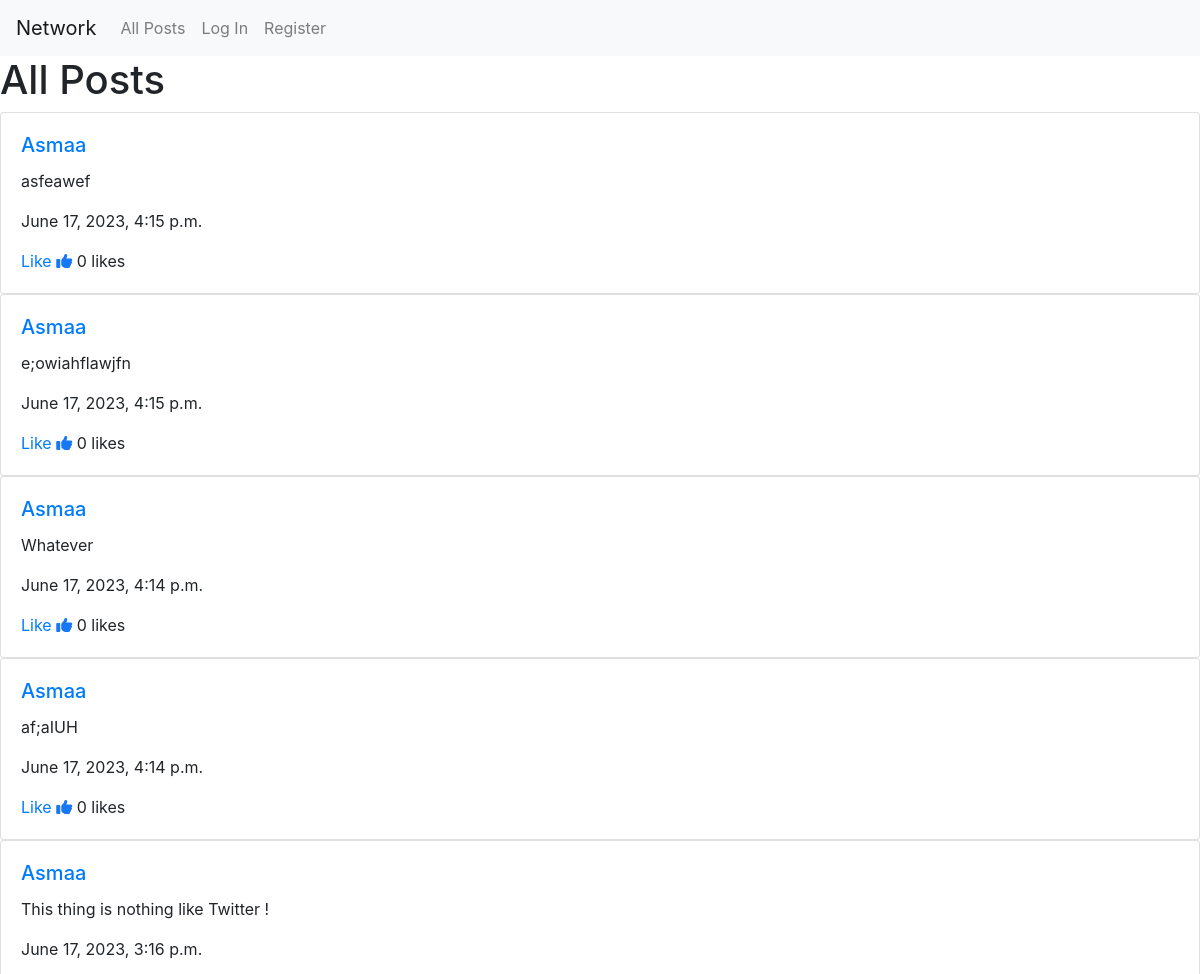
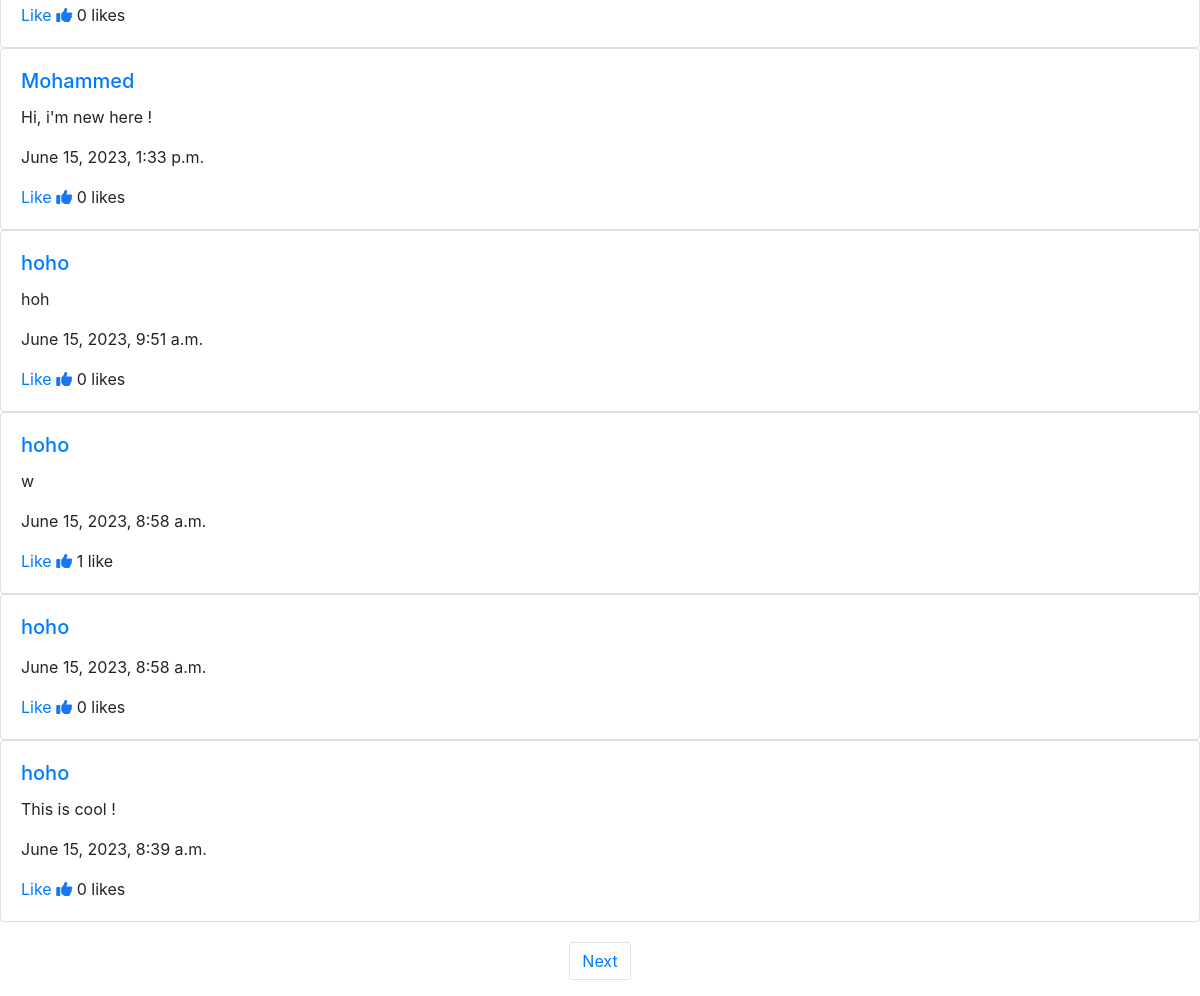
Before: / with the older database file (2 pictures, top to bottom).
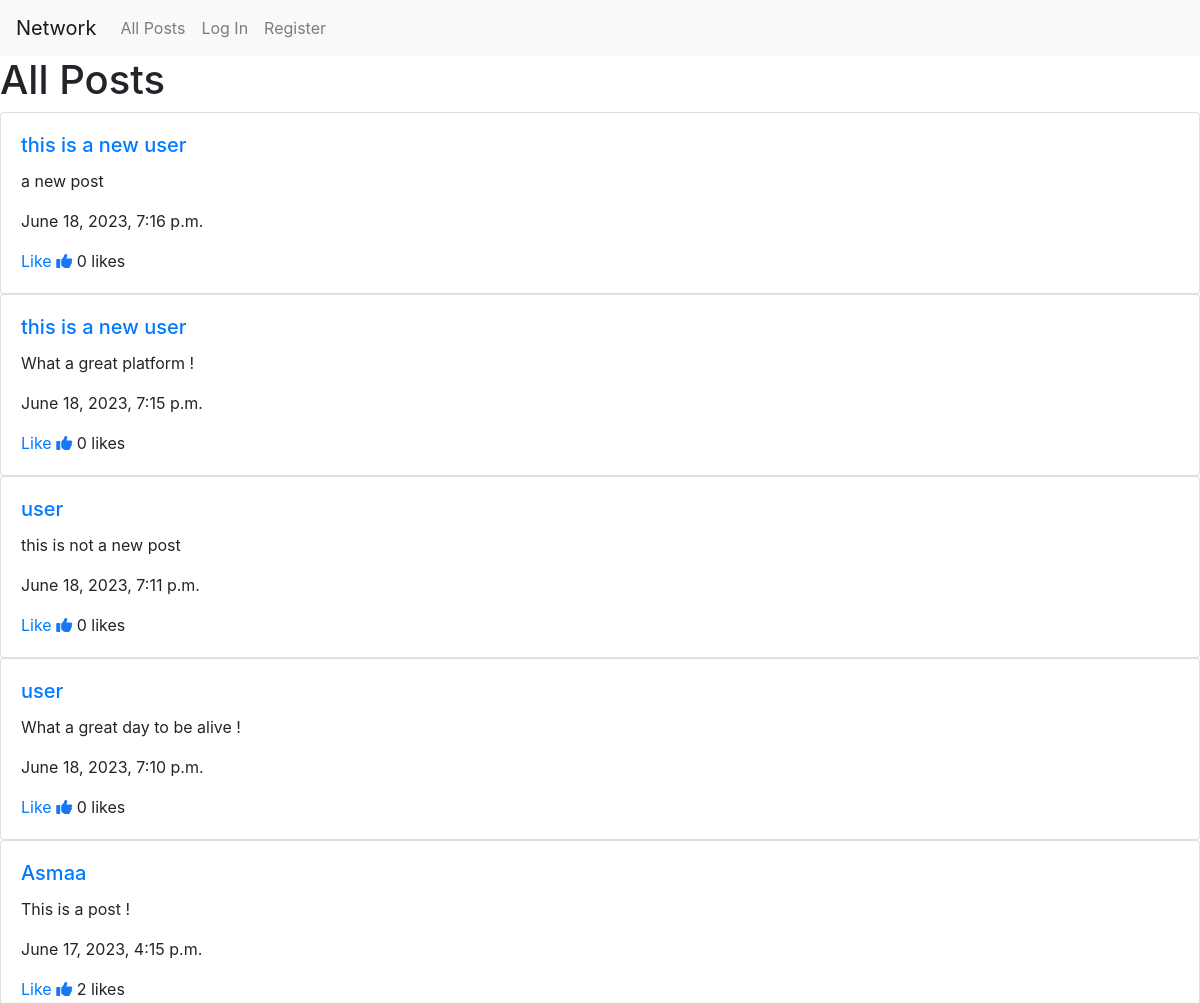
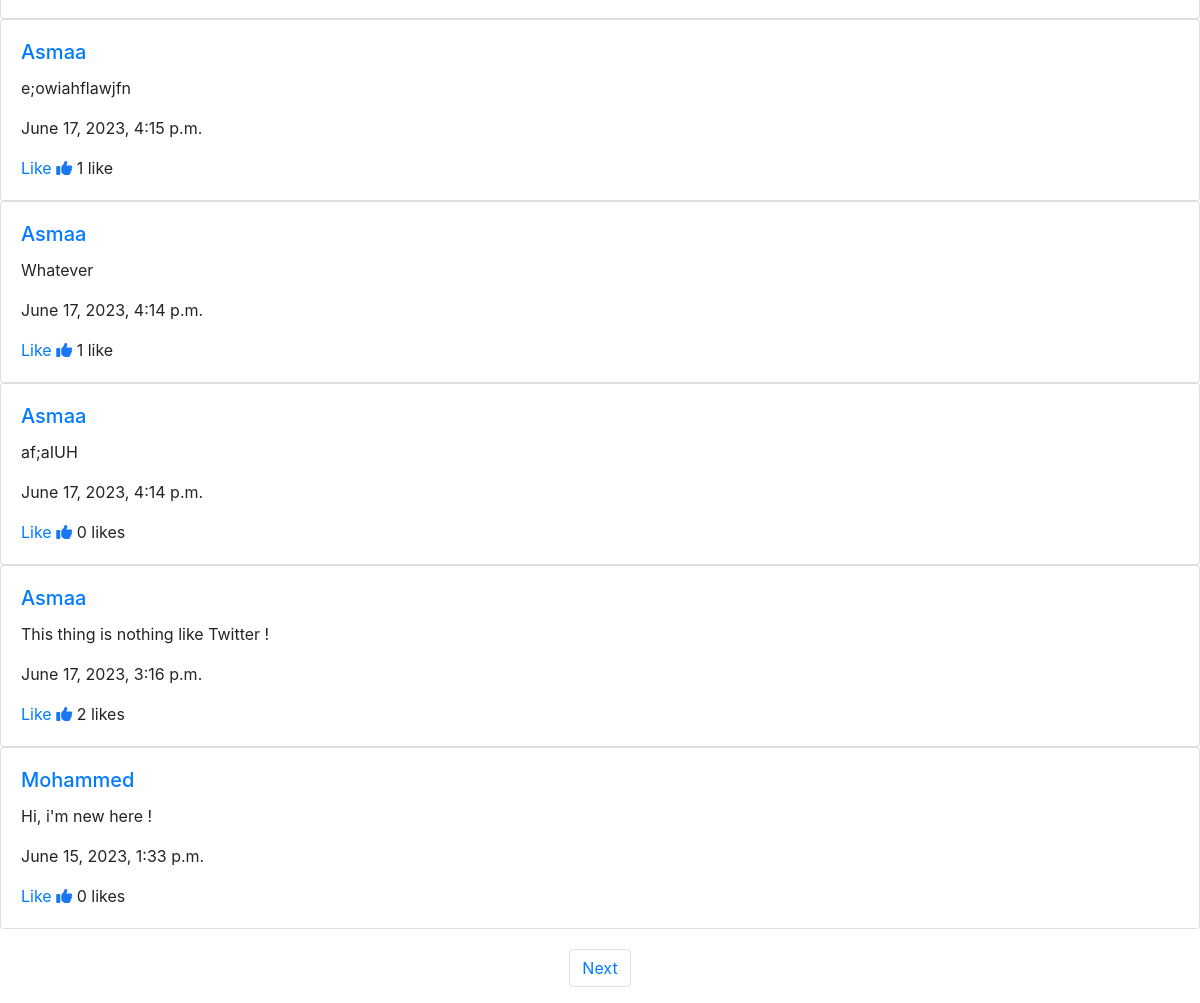
After: the same page with the newer database file (2 pictures, top to bottom).
### network/models.py (models this page shows)
class Post(models.Model):
    content = models.CharField(max_length=500)
    timestamp = models.DateTimeField(auto_now_add=True)
    user = models.ForeignKey(User, on_delete=models.CASCADE, related_name="posts")
    likes = models.ManyToManyField(User, blank=True, related_name="liked_posts")

class User(AbstractUser):
    pass

### network/views.py (the view)
# urls.py: path("", views.index, name="index"),
def index(request):
    posts = Post.objects.order_by("-timestamp").all()
    paginator = Paginator(posts, 10 )
    pageNumber = request.GET.get("page")
    pagePosts = paginator.get_page(pageNumber)
    return render(request, "network/index.html", {"pageNumber": pageNumber, "pagePosts": pagePosts})

### network/templates/network/index.html (shortened to what this page needs)
{% extends "network/layout.html" %}
{% load static %}
{% block body %}
<h1>All Posts</h1>
  {% for post in pagePosts %}
  <div class="card" id="post-{{ post.id }}" data-postid="{{ post.id }}">
    <div class="card-body" data-postid="{{ post.id }}">
      <a href="{% url 'profile' post.user %}"> <h5 class="card-title">{{ post.user }}</h5></a>
      <p class="card-text" id="post-content-{{ post.id }}">{{ post.content }}</p>
      <p class="card-text">{{ post.timestamp }}</p>
      <p class="card-text">
        <a href="" class="like" id="like-btn-{{ post.id }}" data-postid="{{ post.id }}">Like</a>
        <i class="fas fa-thumbs-up" id="like-{{post.id}}" style="color: #1877F2;"></i>
        {{ post.likes.count }}
        {% if post.likes.count != 1 %}likes{% else %}like{% endif %}
      </p>
    </div>
  </div>
  {% endfor %}
  <nav aria-label="Page navigation example" style="margin-top: 20px;">
    <ul class="pagination d-flex justify-content-center">
    {% if pagePosts.has_next %}
      <li class="page-item"><a class="page-link" href="?page={{ pagePosts.next_page_number }}">Next</a></li>
    {%endif%}
    </ul>
  </nav>
  {% endblock %}

Changed rows visible on the page:
no longer on this page (row unchanged): Post: user "hoho", content "hoh", timestamp "June 15, 2023, 9:51 a.m.", likes.count "0"
no longer on this page (row unchanged): Post: user "hoho", content "w", timestamp "June 15, 2023, 8:58 a.m.", likes.count "1"
no longer on this page (row unchanged): Post: user "hoho", timestamp "June 15, 2023, 8:58 a.m.", likes.count "0"
no longer on this page (row unchanged): Post: user "hoho", content "This is cool !", timestamp "June 15, 2023, 8:39 a.m.", likes.count "0"
added Post: user "this is a new user", content "a new post", timestamp "June 18, 2023, 7:16 p.m.", likes.count "0"
added Post: user "this is a new user", content "What a great platform !", timestamp "June 18, 2023, 7:15 p.m.", likes.count "0"
added Post: user "user", content "this is not a new post", timestamp "June 18, 2023, 7:11 p.m.", likes.count "0"
added Post: user "user", content "What a great day to be alive !", timestamp "June 18, 2023, 7:10 p.m.", likes.count "0"
changed Post: content "asfeawef" → "This is a post !"; likes.count "0" → "2"
computed for Post "e;owiahflawjfn": likes.count "0" → "1"; text "likes" → "like"
computed for Post "Whatever": likes.count "0" → "1"; text "likes" → "like"
computed for Post "This thing is nothing like Twitter !": likes.count "0" → "2"
